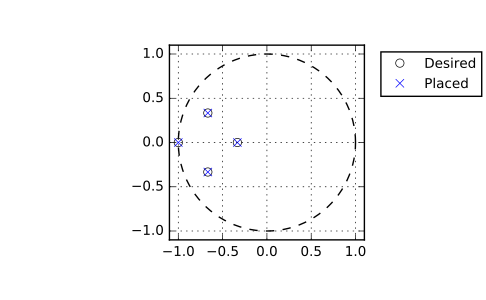

Recreate this plot in Python.
# A simple example demonstrating real pole placement using both KNV and YT
# algorithms.  This is example number 1 from section 4 of the reference KNV
# publication ([R258]_):

from scipy import signal
import matplotlib.pyplot as plt

A = np.array([[ 1.380,  -0.2077,  6.715, -5.676  ],
              [-0.5814, -4.290,   0,      0.6750 ],
              [ 1.067,   4.273,  -6.654,  5.893  ],
              [ 0.0480,  4.273,   1.343, -2.104  ]])
B = np.array([[ 0,      5.679 ],
              [ 1.136,  1.136 ],
              [ 0,      0,    ],
              [-3.146,  0     ]])
P = np.array([-0.2, -0.5, -5.0566, -8.6659])

# Now compute K with KNV method 0, with the default YT method and with the YT
# method while forcing 100 iterations of the algorithm and print some results
# after each call.

fsf1 = signal.place_poles(A, B, P, method='KNV0')
fsf1.gain_matrix
# array([[ 0.20071427, -0.96665799,  0.24066128, -0.10279785],
# [ 0.50587268,  0.57779091,  0.51795763, -0.41991442]])

fsf2 = signal.place_poles(A, B, P)  # uses YT method
fsf2.computed_poles
# array([-8.6659, -5.0566, -0.5   , -0.2   ])

fsf3 = signal.place_poles(A, B, P, rtol=-1, maxiter=100)
fsf3.X
# array([[ 0.52072442+0.j, -0.08409372+0.j, -0.56847937+0.j,  0.74823657+0.j],
# [-0.04977751+0.j, -0.80872954+0.j,  0.13566234+0.j, -0.29322906+0.j],
# [-0.82266932+0.j, -0.19168026+0.j, -0.56348322+0.j, -0.43815060+0.j],
# [ 0.22267347+0.j,  0.54967577+0.j, -0.58387806+0.j, -0.40271926+0.j]])

# The absolute value of the determinant of X is a good indicator to check the
# robustness of the results, both ``'KNV0'`` and ``'YT'`` aim at maximizing
# it.  Below a comparison of the robustness of the results above:

abs(np.linalg.det(fsf1.X)) < abs(np.linalg.det(fsf2.X))
# True
abs(np.linalg.det(fsf2.X)) < abs(np.linalg.det(fsf3.X))
# True

# Now a simple example for complex poles:

A = np.array([[ 0,  7/3.,  0,   0   ],
              [ 0,   0,    0,  7/9. ],
              [ 0,   0,    0,   0   ],
              [ 0,   0,    0,   0   ]])
B = np.array([[ 0,  0 ],
              [ 0,  0 ],
              [ 1,  0 ],
              [ 0,  1 ]])
P = np.array([-3, -1, -2-1j, -2+1j]) / 3.
fsf = signal.place_poles(A, B, P, method='YT')

# We can plot the desired and computed poles in the complex plane:

t = np.linspace(0, 2*np.pi, 401)
plt.plot(np.cos(t), np.sin(t), 'k--')  # unit circle
plt.plot(fsf.requested_poles.real, fsf.requested_poles.imag,
         'wo', label='Desired')
plt.plot(fsf.computed_poles.real, fsf.computed_poles.imag, 'bx',
         label='Placed')
plt.grid()
plt.axis('image')
plt.axis([-1.1, 1.1, -1.1, 1.1])
plt.legend(bbox_to_anchor=(1.05, 1), loc=2, numpoints=1)
